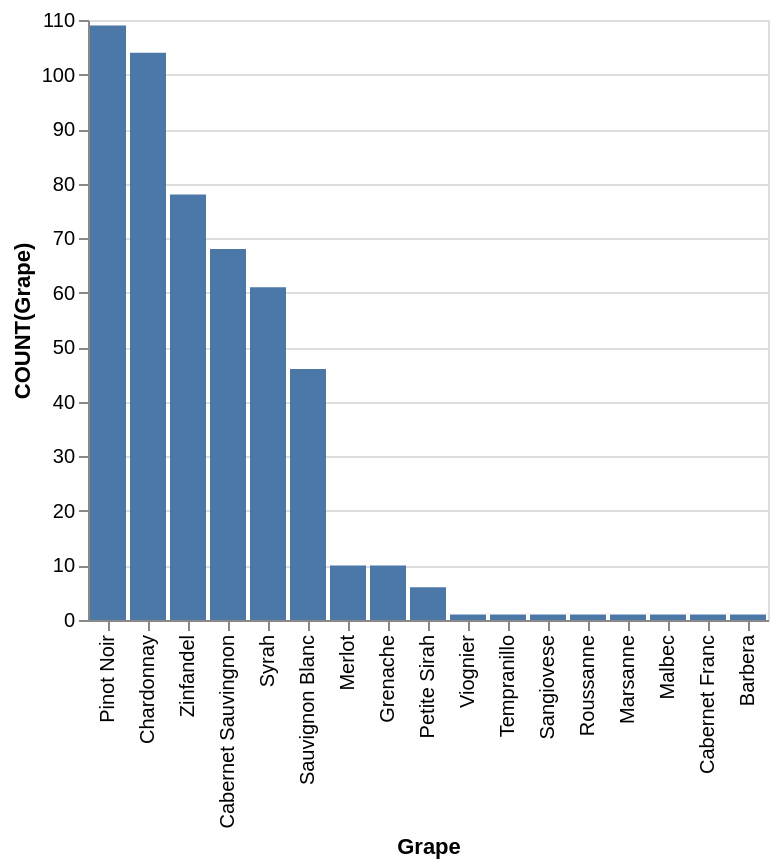

This figure's Vega-Lite source:
### Vega-Lite specification from a JSON file in a GitHub repository (floating-point values rounded to 4 significant figures)
{"data": {"values": [{"x_data": "Pinot Noir", "y_data": 109}, {"x_data": "Chardonnay", "y_data": 104}, {"x_data": "Zinfandel", "y_data": 78}, {"x_data": "Cabernet Sauvingnon", "y_data": 68}, {"x_data": "Syrah", "y_data": 61}, {"x_data": "Sauvignon Blanc", "y_data": 46}, {"x_data": "Merlot", "y_data": 10}, {"x_data": "Grenache", "y_data": 10}, {"x_data": "Petite Sirah", "y_data": 6}, {"x_data": "Viognier", "y_data": 1}, {"x_data": "Tempranillo", "y_data": 1}, {"x_data": "Sangiovese", "y_data": 1}, {"x_data": "Roussanne", "y_data": 1}, {"x_data": "Marsanne", "y_data": 1}, {"x_data": "Malbec", "y_data": 1}, {"x_data": "Cabernet Franc", "y_data": 1}, {"x_data": "Barbera", "y_data": 1}]}, "mark": "bar", "encoding": {"x": {"field": "x_data", "type": "nominal", "title": "Grape", "sort": {"op": "sum", "field": "y_data", "order": "descending"}}, "y": {"field": "y_data", "type": "quantitative", "title": "COUNT(Grape)"}}}
